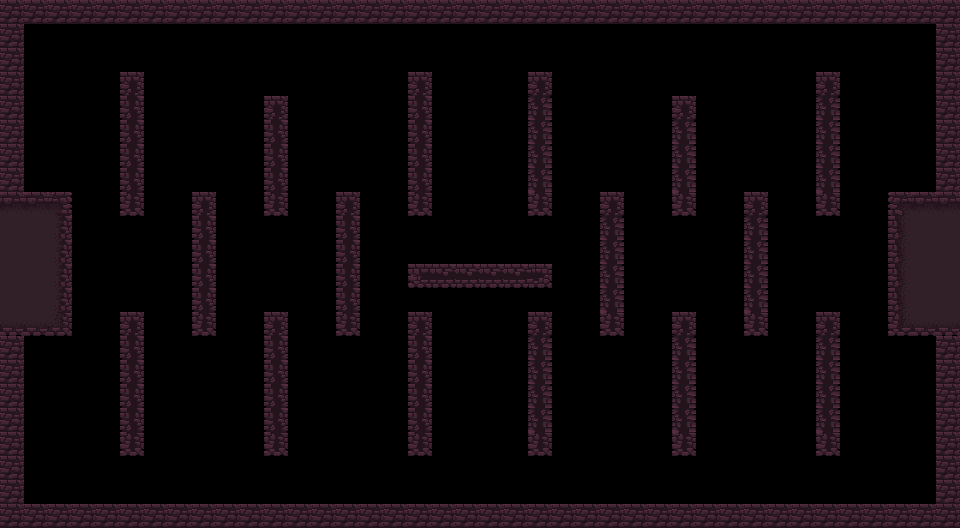

The image is a tile-based game level rendered from a .tmx file. Its description and complete source (layers, tilesets, objects, tile grids) follow:
An orthogonal 40x22 tile map with 24x24 px tiles, 1 tile layer (Tile Layer 1).

<map version="1.2" tiledversion="1.2.4" orientation="orthogonal" renderorder="left-up" width="40" height="22" tilewidth="24" tileheight="24" infinite="0" nextlayerid="2" nextobjectid="1">
 <tileset firstgid="1" name="01" tilewidth="24" tileheight="24" tilecount="100" columns="10">
  <image source="../img/tile_sets/01.png" width="240" height="240" />
 </tileset>
 <layer id="1" name="Tile Layer 1" width="40" height="22">
  <data encoding="csv">
55,55,55,55,55,55,55,55,55,55,55,55,55,55,55,55,55,55,55,55,55,55,55,55,55,55,55,55,55,55,55,55,55,55,55,55,55,55,55,55,
55,0,0,0,0,0,0,0,0,0,0,0,0,0,0,0,0,0,0,0,0,0,0,0,0,0,0,0,0,0,0,0,0,0,0,0,0,0,0,55,
55,0,0,0,0,0,0,0,0,0,0,0,0,0,0,0,0,0,0,0,0,0,0,0,0,0,0,0,0,0,0,0,0,0,0,0,0,0,0,55,
55,0,0,0,0,17,0,0,0,0,0,0,0,0,0,0,0,17,0,0,0,0,17,0,0,0,0,0,0,0,0,0,0,0,17,0,0,0,0,55,
55,0,0,0,0,27,0,0,0,0,0,17,0,0,0,0,0,27,0,0,0,0,3221225499,0,0,0,0,0,17,0,0,0,0,0,3221225499,0,0,0,0,55,
55,0,0,0,0,27,0,0,0,0,0,27,0,0,0,0,0,27,0,0,0,0,3221225499,0,0,0,0,0,3221225499,0,0,0,0,0,3221225499,0,0,0,0,55,
55,0,0,0,0,27,0,0,0,0,0,27,0,0,0,0,0,27,0,0,0,0,3221225499,0,0,0,0,0,3221225499,0,0,0,0,0,3221225499,0,0,0,0,55,
55,0,0,0,0,27,0,0,0,0,0,27,0,0,0,0,0,27,0,0,0,0,3221225499,0,0,0,0,0,3221225499,0,0,0,0,0,3221225499,0,0,0,0,55,
15,15,16,0,0,37,0,0,17,0,0,37,0,0,17,0,0,37,0,0,0,0,37,0,0,17,0,0,37,0,0,17,0,0,37,0,0,12,15,15,
35,35,36,0,0,0,0,0,27,0,0,0,0,0,27,0,0,0,0,0,0,0,0,0,0,3221225499,0,0,0,0,0,3221225499,0,0,0,0,0,32,35,35,
35,35,36,0,0,0,0,0,27,0,0,0,0,0,27,0,0,0,0,0,0,0,0,0,0,3221225499,0,0,0,0,0,3221225499,0,0,0,0,0,32,35,35,
35,35,36,0,0,0,0,0,27,0,0,0,0,0,27,0,0,52,53,53,53,53,54,0,0,3221225499,0,0,0,0,0,3221225499,0,0,0,0,0,32,35,35,
35,35,36,0,0,0,0,0,27,0,0,0,0,0,27,0,0,0,0,0,0,0,0,0,0,3221225499,0,0,0,0,0,3221225499,0,0,0,0,0,32,35,35,
45,45,46,0,0,17,0,0,37,0,0,17,0,0,37,0,0,17,0,0,0,0,17,0,0,37,0,0,17,0,0,37,0,0,17,0,0,42,45,45,
55,0,0,0,0,27,0,0,0,0,0,27,0,0,0,0,0,27,0,0,0,0,3221225499,0,0,0,0,0,3221225499,0,0,0,0,0,3221225499,0,0,0,0,55,
55,0,0,0,0,27,0,0,0,0,0,27,0,0,0,0,0,27,0,0,0,0,3221225499,0,0,0,0,0,3221225499,0,0,0,0,0,3221225499,0,0,0,0,55,
55,0,0,0,0,27,0,0,0,0,0,27,0,0,0,0,0,27,0,0,0,0,3221225499,0,0,0,0,0,3221225499,0,0,0,0,0,3221225499,0,0,0,0,55,
55,0,0,0,0,27,0,0,0,0,0,27,0,0,0,0,0,27,0,0,0,0,3221225499,0,0,0,0,0,3221225499,0,0,0,0,0,3221225499,0,0,0,0,55,
55,0,0,0,0,37,0,0,0,0,0,37,0,0,0,0,0,37,0,0,0,0,37,0,0,0,0,0,37,0,0,0,0,0,37,0,0,0,0,55,
55,0,0,0,0,0,0,0,0,0,0,0,0,0,0,0,0,0,0,0,0,0,0,0,0,0,0,0,0,0,0,0,0,0,0,0,0,0,0,55,
55,0,0,0,0,0,0,0,0,0,0,0,0,0,0,0,0,0,0,0,0,0,0,0,0,0,0,0,0,0,0,0,0,0,0,0,0,0,0,55,
55,55,55,55,55,55,55,55,55,55,55,55,55,55,55,55,55,55,55,55,55,55,55,55,55,55,55,55,55,55,55,55,55,55,55,55,55,55,55,55
</data>
 </layer>
</map>
